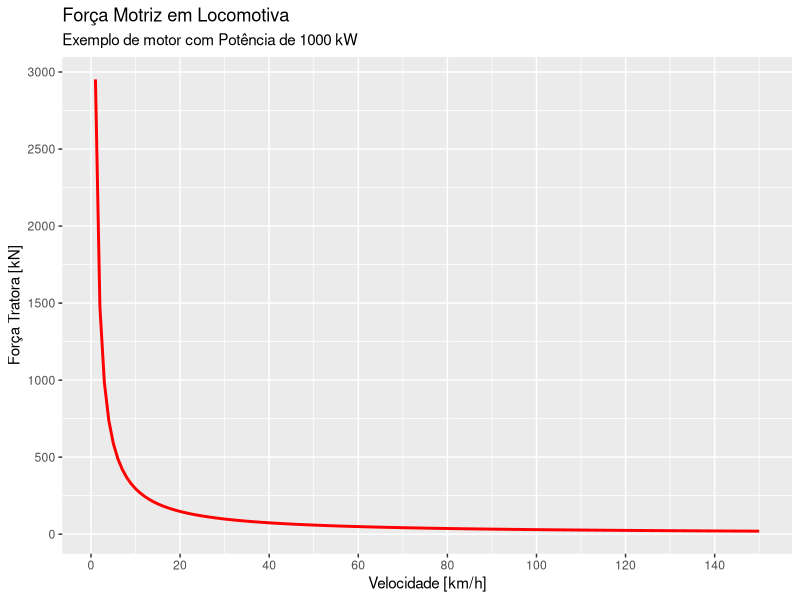
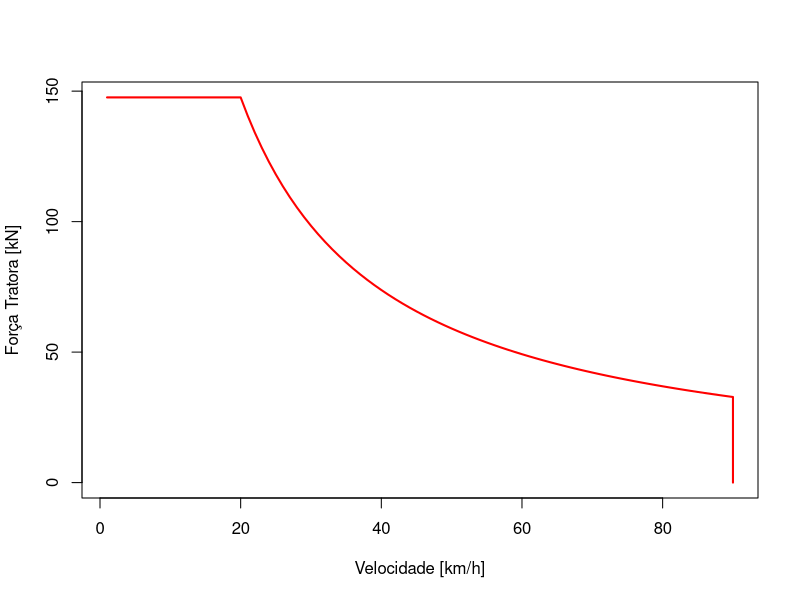

Here is the R script that generated these plots, in order:
## ---- chunk 1
library(ggplot2)
library(dplyr)

# Potência em kW
P = 1000
# Eficiência
n = 0.82
# Velocidades em km/h
v = 1:150

Ft = n * 3.6 * ( P / v )

df <- data.frame(v = v, 
                 Ft = Ft)

df |> ggplot(aes(x=v, y=Ft)) +
  geom_line(color='red', size=1) +
  scale_x_continuous(breaks=seq(0,140,20)) +
  scale_y_continuous(breaks=seq(0,3000,500)) +
  xlab("Velocidade [km/h]") +
  ylab("Força Tratora [kN]") +
  labs(title = "Força Motriz em Locomotiva",
       subtitle = paste("Exemplo de motor com Potência de",P,"kW"))

# plot(v, Ft, type='l', col='red', lwd=2, 
#      xlab='Velocidade [km/h]',
#      ylab='Força Tratora [kN]')

## ---- chunk 2
# Potência em kW
P = 1000
# Eficiência
n = 0.82
# Limite da voltagem/rotação do motor
vmax = 90 #km/h
# Velocidades em km/h
v = 1:vmax
# Limite da corrente elétrica - VMOC
VMOC = 20 #km/h
Ftce = n * 3.6 * (P / VMOC) #kN

## EQUAÇAO
Ft = n * 3.6 * ( P / v )
# LIMITE
Ft[Ft > Ftce] = Ftce

# Acrescentar o último ponto para fechar o limite.
v <- c(v, vmax)
Ft <- c(Ft, 0)

## Plotar
plot(v, Ft, type='l', col='red', lwd=2, 
     xlab='Velocidade [km/h]',
     ylab='Força Tratora [kN]')
